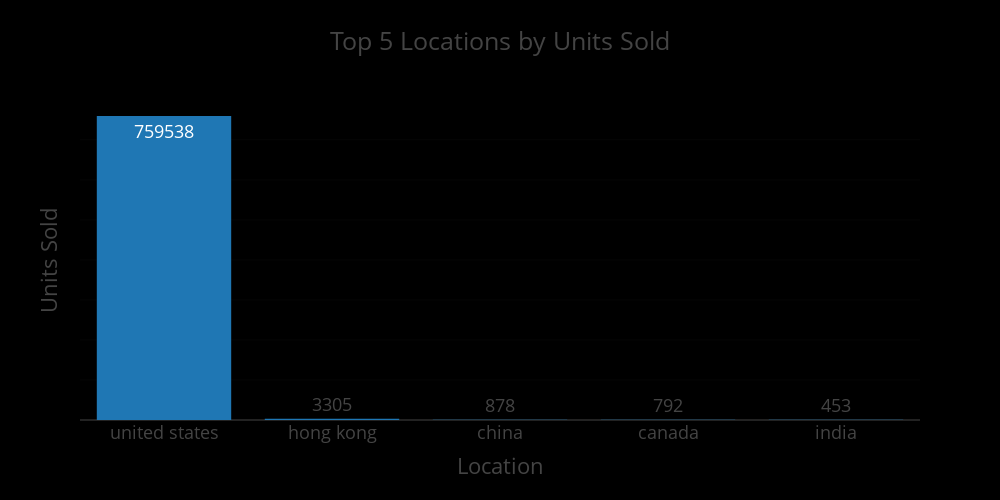

The notebook cell this image was saved under:
### Markdown cell above
## Visualize Top 5 Locations by Units Sold

We generate a bar chart showing the top 5 geographic locations with the highest number of units sold.

Key considerations here are:

* **Data Aggregation**:
  We group the dataset by `location` and calculate the total `sold` units for each, enabling geographic analysis of sales performance.

* **Sorting and Selection**:
  After sorting by total sales in descending order, we select the top 5 locations with the highest sales.

* **Label Formatting**:
  The `sold_text` column (optional) is added to format the numbers with commas for improved readability.

* **Visualization with Plotly**:
  Using `plotly.express.bar()`, we create a bar chart:

  * Displays the top-selling locations clearly.
  * Uses a consistent color for simplicity and focus.
  * Text labels are displayed above each bar to highlight values.

* **Layout Customization**:
  A dark theme is applied with specific figure dimensions. X-axis and Y-axis titles enhance clarity, and the plot is styled for clean presentation.

* **Exporting the Chart**:
  The chart is exported in `.jpg`, `.png`, and `.html` formats, ensuring it can be used in both interactive and static environments like reports or dashboards.

This step helps identify where the highest sales volumes are occurring geographically, aiding in location-based marketing or inventory decisions.

### Code cell
# Group and sum sold units by location
location_sold = combined_df.groupby('location')['sold'].sum().reset_index()

# Sort descending and take top 5
top5_location_sold = location_sold.sort_values(by='sold', ascending=False).head(5)

# (Optional) Format sold numbers with commas
top5_location_sold['sold_text'] = top5_location_sold['sold'].apply(lambda x: f"{x:,}")

# Create the figure
fig3 = px.bar(
    top5_location_sold,
    x='location',
    y='sold',
    title='Top 5 Locations by Units Sold',
    color_discrete_sequence=['#1f77b4'],
    text='sold'
)

# Customize layout (optional)
fig3.update_layout(
    template='presentation',
    paper_bgcolor='rgb(0, 0, 0)',
    plot_bgcolor='rgb(0, 0, 0)',
    height=500,
    width=1000,
    xaxis=dict(tickangle=0, title='Location'),
    yaxis=dict(showticklabels=False, title='Units Sold')
)

# Show the figure
fig3.show()

# Export files
results_dir = r"C:\Users\USER\Downloads\Perfume_E-Commerce\result"
os.makedirs(results_dir, exist_ok=True)

fig3.write_image(os.path.join(results_dir, 'top5_locations_by_units_sold.jpg'))
fig3.write_image(os.path.join(results_dir, 'top5_locations_by_units_sold.png'))
fig3.write_html(os.path.join(results_dir, 'top5_locations_by_units_sold.html'))

### Figure 1 — Plotly figure (JSON) as saved in the notebook; plotly's stock layout.template omitted (floating-point values rounded to 4 significant figures)
{"data": [{"hovertemplate": "location=%{x}<br>sold=%{text}<extra></extra>", "legendgroup": "", "marker": {"color": "#1f77b4", "pattern": {"shape": ""}}, "name": "", "orientation": "v", "showlegend": false, "text": [759500.0, 3305.0, 878.0, 792.0, 453.0], "textposition": "auto", "type": "bar", "x": ["united states", "hong kong", "china", "canada", "india"], "xaxis": "x", "y": [759500.0, 3305.0, 878.0, 792.0, 453.0], "yaxis": "y"}], "layout": {"barmode": "relative", "height": 500, "legend": {"tracegroupgap": 0}, "paper_bgcolor": "rgb(0, 0, 0)", "plot_bgcolor": "rgb(0, 0, 0)", "title": {"text": "Top 5 Locations by Units Sold"}, "width": 1000, "xaxis": {"anchor": "y", "autorange": true, "domain": [0, 1], "range": [-0.5, 4.5], "tickangle": 0, "title": {"text": "Location"}, "type": "category"}, "yaxis": {"anchor": "x", "autorange": true, "domain": [0, 1], "range": [0, 799500.0], "showticklabels": false, "title": {"text": "Units Sold"}, "type": "linear"}}}
